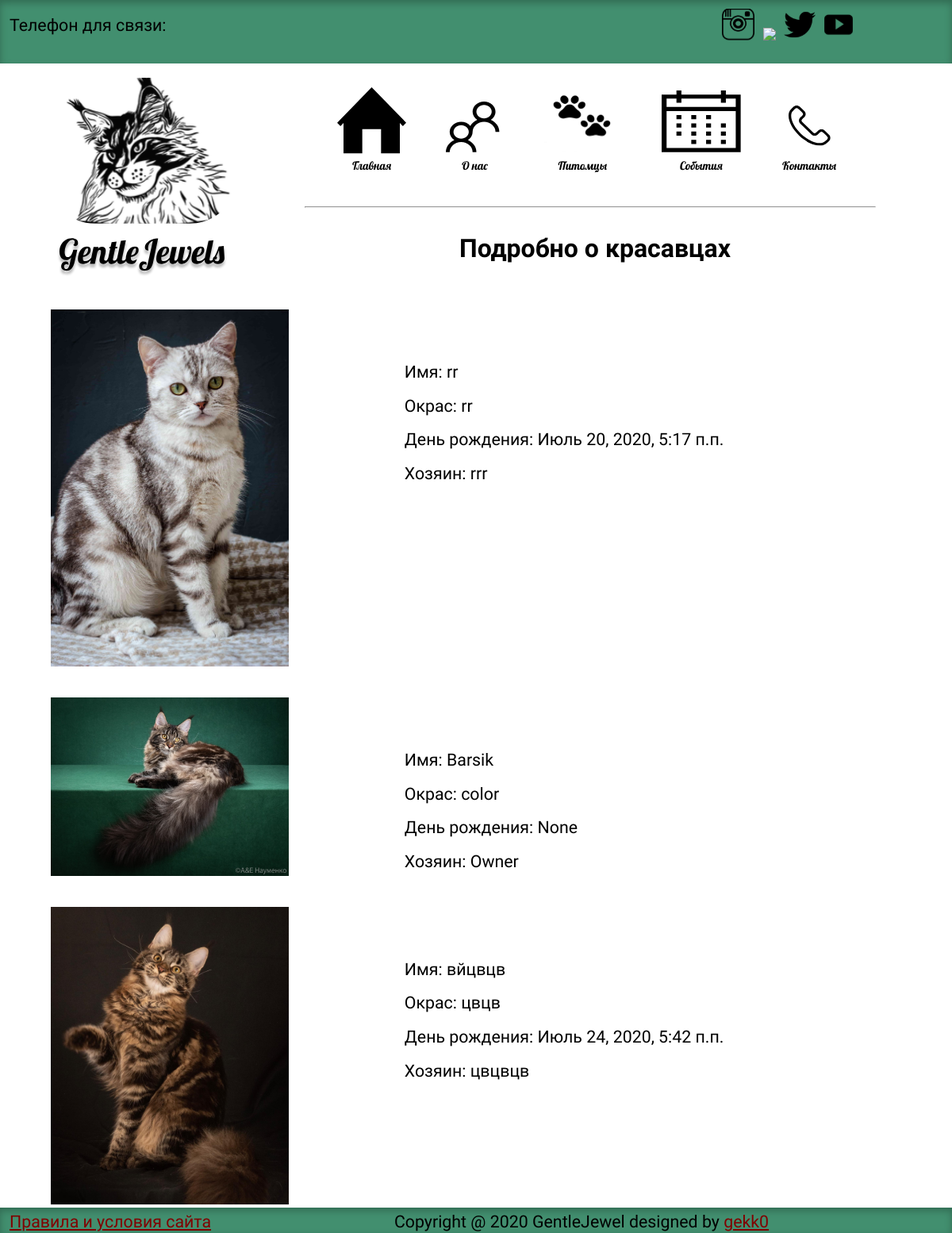
/pets/, run on the app's committed database.
### cattery/models.py (models this page shows, shortened)
class CatCard(models.Model):
    name = models.TextField(max_length=20, verbose_name='Имя')
    photo = models.ImageField(upload_to='', default='media/default.png', verbose_name='Ссылка картинки')
    color = models.TextField(max_length=30, verbose_name='Окрас')
    birthday = models.DateField(default=timezone.now, verbose_name='День рождения')
    owner = models.TextField(max_length=20, verbose_name='Хозяин')
    class Meta:
        verbose_name = 'Личные дела'
        verbose_name_plural = 'Личные дела'

### cattery/views.py (the view)
# urls.py: path('', views.cat_list, name='cat_list'),
def cat_list(request):
    cats = CatCard.objects.all()
    return render(request, './pets.html', {'cats': cats})

### templates/pets.html (shortened to what this page needs)
{% extends 'base.html' %}
{% block content %}
<div class="header_text">
        <h1>Подробно о красавцах</h1>
</div>
{% for CatCard in cats %}
    <section class="catss">
            <figure class="catss_image">
                <img src="{{ CatCard.photo.url }}" width="300",height="450" >
            </figure>
            <article class="catss_info">
                <p>Имя: {{ CatCard.name }}</p>
                <p>Окрас: {{ CatCard.color|linebreaksbr }}</p>
                <p>День рождения: {{ CatCard.birthday }}</p>
                <p>Хозяин: {{ CatCard.owner }}</p>
            </article>
    </section>
{% endfor %}
{% endblock %}

### cattery/static/css/blog.css (style rules this page uses)
.header_text { padding-top:70px; text-align:center; }
h1, h2, h3, h4 { font-family: 'Lobster', coursive }
html, body { height: 100%; margin: 0; }

### cattery/static/css/slider.css (style rules this page uses)
HTML CSS JS Result *, *::before, *::after { box-sizing: border-box; }

### cattery/static/css/cattery.css (style rules this page uses)
.catss { display:inline-block; padding-top:3%; width:100%; }
.catss_image { text-align:center; width:30%; display:inline-block; }
.catss_info { text-align:left; float:right; width:70%; display:inline-block; padding-top:5%; font-family: 'Lobster', coursive; font-size:16pt; line-height:200%; }
.catss_info p { padding-left:15%; }

### templates/base.html (style rules this page uses)
* { margin: 0; padding: 0; }

### data on the page
CatCard: photo (picture), name "rr", color "rr", birthday "Июль 20, 2020, 5:17 п.п.", owner "rrr"
CatCard: photo (picture), name "Barsik", color "color", birthday "None", owner "Owner"
CatCard: photo (picture), name "вйцвцв", color "цвцв", birthday "Июль 24, 2020, 5:42 п.п.", owner "цвцвцв"
